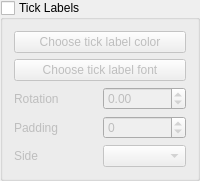
                                                            <widget class="QGroupBox" name="groupBox_xAxis2_setTickLabelVisible">
                                                                <property name="title">
                                                                    <string>Tick Labels</string>
                                                                </property>
                                                                <property name="checkable">
                                                                    <bool>true</bool>
                                                                </property>
                                                                <property name="checked">
                                                                    <bool>false</bool>
                                                                </property>
                                                                <layout class="QGridLayout" name="gridLayout_23">
                                                                    <item row="3" column="0">
                                                                        <widget class="QPushButton" name="pushButton_xAxis2_setTickLabelFont">
                                                                            <property name="text">
                                                                                <string>Choose tick label font</string>
                                                                            </property>
                                                                        </widget>
                                                                    </item>
                                                                    <item row="8" column="0">
                                                                        <layout class="QHBoxLayout" name="horizontalLayout_12">
                                                                            <item>
                                                                                <widget class="QLabel" name="label_12">
                                                                                    <property name="text">
                                                                                        <string>Padding</string>
                                                                                    </property>
                                                                                </widget>
                                                                            </item>
                                                                            <item>
                                                                                <widget class="QSpinBox" name="spinBox_xAxis2_setTickLabelPadding">
                                                                                    <property name="minimum">
                                                                                        <number>-100</number>
                                                                                    </property>
                                                                                    <property name="maximum">
                                                                                        <number>100</number>
                                                                                    </property>
                                                                                </widget>
                                                                            </item>
                                                                        </layout>
                                                                    </item>
                                                                    <item row="2" column="0">
                                                                        <widget class="QPushButton" name="pushButton_xAxis2_setTickLabelColor">
                                                                            <property name="text">
                                                                                <string>Choose tick label color</string>
                                                                            </property>
                                                                        </widget>
                                                                    </item>
                                                                    <item row="6" column="0">
                                                                        <layout class="QHBoxLayout" name="horizontalLayout_11">
                                                                            <item>
                                                                                <widget class="QLabel" name="label_13">
                                                                                    <property name="text">
                                                                                        <string>Rotation</string>
                                                                                    </property>
                                                                                </widget>
                                                                            </item>
                                                                            <item>
                                                                                <widget class="QDoubleSpinBox"
                                                                                        name="doubleSpinBox_xAxis2_setTickLabelRotation">
                                                                                    <property name="toolTip">
                                                                                        <string>Tick rotation</string>
                                                                                    </property>
                                                                                    <property name="minimum">
                                                                                        <double>-90.000000000000000</double>
                                                                                    </property>
                                                                                    <property name="maximum">
                                                                                        <double>90.000000000000000</double>
                                                                                    </property>
                                                                                </widget>
                                                                            </item>
                                                                        </layout>
                                                                    </item>
                                                                    <item row="10" column="0">
                                                                        <layout class="QHBoxLayout" name="horizontalLayout_13">
                                                                            <item>
                                                                                <widget class="QLabel" name="label_11">
                                                                                    <property name="text">
                                                                                        <string>Side</string>
                                                                                    </property>
                                                                                </widget>
                                                                            </item>
                                                                            <item>
                                                                                <widget class="QComboBox"
                                                                                        name="comboBox_xAxis2_setTickLabelPosition"/>
                                                                            </item>
                                                                        </layout>
                                                                    </item>
                                                                </layout>
                                                            </widget>
